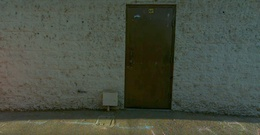
%> input picture Color2Bin/a1.jpeg, 260 x 135 px, shrunk from 1920 x 1000 before the run
$ octave ZEBRA_MAN.m   (GNU Octave 9; MATLAB toolbox functions it lacks are replaced by stand-ins)
%> lines starting %> are read from the running program, lines starting %| are printed output that depends on the picture; in (x1, y1, x2, y2) boxes, pixels count from 0 and x2, y2 are one past the last pixel; in counts of white or black regions, pixels touching at a corner belong together; the program's own positions count from 1
### Color2Bin/MakeBackground.m
function [BG] = MakeBackground(BG,gray0,gray1,gray2,gray3,gray4)
%(BG is the background, length of BG, height of BG, pic1,pic2,...,pici)
[x,y]=size(BG);
for i=1 : x
    for j=1 : y
        all= [BG(i,j) gray0(i,j) gray1(i,j) gray2(i,j) gray3(i,j) gray4(i,j)];
        BG(i,j)= mode(all);
    end
end

imwrite(BG,'Zebra1_background.tif','tiff');

### Color2Bin/Scissors.m
function [Canvas] = Scissors(Canvas,Present,Background,threshold)
%(Canvas Matrix to paste Cut objects into, length of Blank, height of Blank, pici)
[x,y]=size(Canvas);
for i=1 : x
    for j=1 : y

        if((Present(i,j)-Background(i,j))>threshold)%threshold
            	Canvas(i,j)=200;
        end

    end
end
imwrite(Canvas,'Zebra2_Ascissor.tif','tiff')

### Color2Bin/Smoothing.m
function [Canvas] = Smoothing(Canvas,sigma,ind)
[x,y]=size(Canvas);
% GAUSSIAN GENERATOR
%we will use this gaussian grid as a gaussian filter to smooth our image

[X,Y] = meshgrid(ind, ind);


% Create Gaussian Mask
gFilter = exp(-(X.^2 + Y.^2) / (2*sigma*sigma));

% Normalize so that total area (sum of all weights) is 1
gFilter = gFilter / sum( gFilter(:)  );


%filtered = scissor;

%Smoothing by Applying the gFilter
for i=2:x-1
    for j=2:y-1

	%PERFORM CONVOLUTION
    convolution =(Canvas(i-1,j-1)*gFilter(1,1))+(Canvas(i-1,j)*gFilter(1,2)) +(Canvas(i-1,j+1)*gFilter(1,3)) +(Canvas(i,j-1)*gFilter(2,1)) +(Canvas(i,j)*gFilter(2,2))+(Canvas(i,j+1)*gFilter(2,3))+(Canvas(i+1,j-1)*gFilter(3,1)) +(Canvas(i+1,j)*gFilter(3,2)) +(Canvas(i+1,j+1)*gFilter(3,3)) ;

    Canvas(i,j)= convolution;

    end
end

imwrite(Canvas,'Zebra3_filteredPic.tif','tiff');

### Color2Bin/FilterSize.m
function [sizeFiltered] = FilterSize(Canvas,sizeThreshold)
[x,y]=size(Canvas);

%SIZE FILTER
sizeFiltered=double(Canvas);
for i=4:x-3
    for j=4:y-3
         matrixTotal= double(Canvas(i-3,j-3))+double(Canvas(i-3,j-2))+double(Canvas(i-3,j-1))+double(Canvas(i-3,j)) +double(Canvas(i-3,j+1))+double(Canvas(i-3,j+2))+double(Canvas(i-3,j+3))+double(Canvas(i-2,j-3))+double(Canvas(i-2,j-2))+double(Canvas(i-2,j-1))+ double(Canvas(i-2,j)) +double(Canvas(i-2,j+1))+double(Canvas(i-2,j+2))+double(Canvas(i-1,j+3))+double(Canvas(i-1,j-3))+double(Canvas(i-1,j-2))+double(Canvas(i-1,j-1))+ double(Canvas(i-1,j)) +double(Canvas(i-1,j+1))+double(Canvas(i-1,j+2))+double(Canvas(i-1,j+3))+double(Canvas(i  ,j-3))+double(Canvas(i  ,j-2))+double(Canvas(i  ,j-1)) +double(Canvas(i,j))   +double(Canvas(i,j+1))+double(Canvas(i  ,j+2))+double(Canvas(i  ,j+3))+double(Canvas(i+1,j-3))+double(Canvas(i+1,j-2))+double(Canvas(i+1,j-1)) +double(Canvas(i+1,j)) +double(Canvas(i+1,j+1))+double(Canvas(i+1,j+2))+double(Canvas(i+1,j+3))+double(Canvas(i+2,j-3))+double(Canvas(i+2,j-2))+double(Canvas(i+2,j-1)) +double(Canvas(i+2,j)) +double(Canvas(i+2,j+1))+double(Canvas(i+2,j+2))+double(Canvas(i+2,j+3))+double(Canvas(i+3,j-3))+double(Canvas(i+3,j-2))+double(Canvas(i+3,j-1)) +double(Canvas(i+3,j)) +double(Canvas(i+3,j+1))+double(Canvas(i+3,j+2))+double(Canvas(i+3,j+3));
         if(matrixTotal<(sizeThreshold))
             sizeFiltered(i,j)=0;
        end
    end
end
imwrite(sizeFiltered,'Zebra4_filteredSize.tif','tiff');

### Color2Bin/ObjExpander.m
function [expansion] = ObjExpander(Canvas,expanderThreshold)
[x,y]=size(Canvas);

expansion=double(Canvas);

for i=4:x-3
    for j=4:y-3
         matrixtotal= double(Canvas(i-3,j-3))+double(Canvas(i-3,j-2))+double(Canvas(i-3,j-1))+double( Canvas(i-3,j)) +double(Canvas(i-3,j+1))+double(Canvas(i-3,j+2))+double(Canvas(i-3,j+3))+double(Canvas(i-2,j-3))+double(Canvas(i-2,j-2))+double(Canvas(i-2,j-1))+ double(Canvas(i-2,j)) +double(Canvas(i-2,j+1))+double(Canvas(i-2,j+2))+double(Canvas(i-1,j+3))+double(Canvas(i-1,j-3))+double(Canvas(i-1,j-2))+double(Canvas(i-1,j-1))+ double(Canvas(i-1,j)) +double(Canvas(i-1,j+1))+double(Canvas(i-1,j+2))+double(Canvas(i-1,j+3))+double(Canvas(i  ,j-3))+double(Canvas(i  ,j-2))+double(Canvas(i  ,j-1)) +double(Canvas(i,j))   +double(Canvas(i,j+1))+double(Canvas(i  ,j+2))+double(Canvas(i  ,j+3))+double(Canvas(i+1,j-3))+double(Canvas(i+1,j-2))+double(Canvas(i+1,j-1)) +double(Canvas(i+1,j)) +double(Canvas(i+1,j+1))+double(Canvas(i+1,j+2))+double(Canvas(i+1,j+3))+double(Canvas(i+2,j-3))+double(Canvas(i+2,j-2))+double(Canvas(i+2,j-1)) +double(Canvas(i+2,j)) +double(Canvas(i+2,j+1))+double(Canvas(i+2,j+2))+double(Canvas(i+2,j+3))+double(Canvas(i+3,j-3))+double(Canvas(i+3,j-2))+double(Canvas(i+3,j-1)) +double(Canvas(i+3,j)) +double(Canvas(i+3,j+1))+double(Canvas(i+3,j+2))+double(Canvas(i+3,j+3));

         if(matrixtotal>expanderThreshold)
             expansion(i,j)=190;
        end
    end
end

### Color2Bin/ObjExpandFilter.m
function [expanded] = ObjExpandFilter(Canvas,expanderThreshold,expanderStrength)

expanded = ObjExpander(Canvas,expanderThreshold);
for j=1:expanderStrength
	expanded = ObjExpander(expanded,expanderThreshold);
end

imwrite(expanded,'Zebra5_Expansion.tif','tiff');

### Color2Bin/ZEBRA_MAN.m

pic0 = imread('a1.jpeg');
%> pic0 is the input picture: size 135x260x3 uint8; mean R, G, B 72.6, 79, 66
pic1 = imread('a2.jpeg');
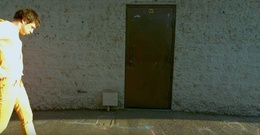
%> input picture Color2Bin/a2.jpeg, 260 x 135 px, shrunk from 1920 x 1000 before the run
%> pic1 is the input picture: size 135x260x3 uint8; mean R, G, B 83.5, 88.1, 71.3
pic2 = imread('a3.jpeg');
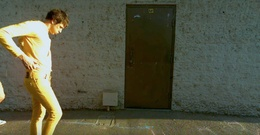
%> input picture Color2Bin/a3.jpeg, 260 x 135 px, shrunk from 1920 x 1000 before the run
%> pic2 is the input picture: size 135x260x3 uint8; mean R, G, B 85.7, 87.3, 67.6
pic3 = imread('a4.jpeg');
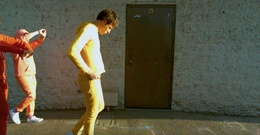
%> input picture Color2Bin/a4.jpeg, 260 x 135 px, shrunk from 1920 x 1000 before the run
%> pic3 is the input picture: size 135x260x3 uint8; mean R, G, B 89.2, 84.8, 64.8
pic5 = imread('a6.jpeg');
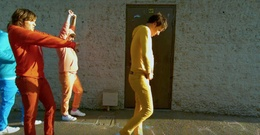
%> input picture Color2Bin/a6.jpeg, 260 x 135 px, shrunk from 1920 x 1000 before the run
%> pic5 is the input picture: size 135x260x3 uint8; mean R, G, B 90.9, 83.8, 65.6

[x,y,z] = size(pic0);
%> x = 135; y = 260; z = 3
gray0 = uint8(zeros(x,y));
gray1 = uint8(zeros(x,y));
gray2 = uint8(zeros(x,y));
gray3 = uint8(zeros(x,y));
gray5 = uint8(zeros(x,y));

Canvas = uint8(zeros(x,y));
threshholdScissor = 90;
N=2;
sigma=100;
ind = -floor(N/2) : floor(N/2);
sizeThreshold=9000;
expanderThreshold=10;
expanderStrength=12;
shrinkerThreshold=9000;
shrinkerStrength=8;

for i=1 : x
    for j=1 : y
        gray0(i,j)= (.33*pic0(i,j,1)+.33*pic0(i,j,2)+.34*pic0(i,j,3));
        gray1(i,j)= (.33*pic1(i,j,1)+.33*pic1(i,j,2)+.34*pic1(i,j,3));
        gray2(i,j)= (.33*pic2(i,j,1)+.33*pic2(i,j,2)+.34*pic2(i,j,3));
        gray3(i,j)= (.33*pic3(i,j,1)+.33*pic3(i,j,2)+.34*pic3(i,j,3));
        gray5(i,j)= (.33*pic5(i,j,1)+.33*pic5(i,j,2)+.34*pic5(i,j,3));
    end
end


%
%Zebra1
%
background = MakeBackground(Canvas,gray0,gray1,gray2,gray3,gray5);


%
%Zebra2
%
%gray3 will be our Present pic
scissor= Scissors(Canvas,gray3,background,threshholdScissor);
%> after the loop in Scissors, `for i=1 : x`:
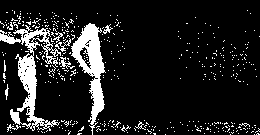
%> Canvas: size 135x260 uint8; values 0 (black) and 200 (white), 12.7% white; 406 white regions (395 under 20 px), largest, box (x1, y1, x2, y2) and area: (0, 25, 61, 131) 1736, (71, 23, 106, 135) 1491, (59, 57, 75, 69) 65


%
%Zebra3
%
smooth = Smoothing(scissor,sigma,ind);


%
%Zebra4
%
sizeFiltered= FilterSize(smooth,sizeThreshold);


%
%Zebra5
%
expanded = ObjExpandFilter(sizeFiltered,expanderThreshold,expanderStrength);
%> after the loop in ObjExpander, `for i=4:x-3`:
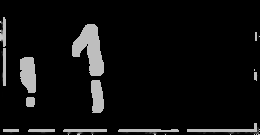
%> expansion: size 135x260 double; min 0, max 200, mean 15.5
%> (the run ends here)
